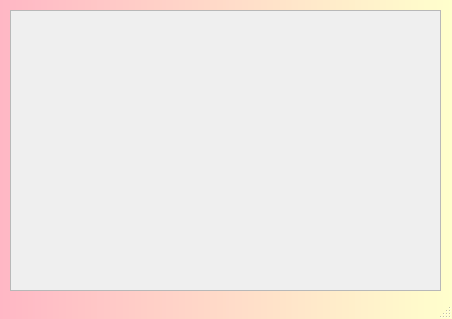
<?xml version="1.0" encoding="UTF-8"?>
<ui version="4.0">
 <class>window_logs</class>
 <widget class="QMainWindow" name="window_logs">
  <property name="geometry">
   <rect>
    <x>0</x>
    <y>0</y>
    <width>452</width>
    <height>319</height>
   </rect>
  </property>
  <property name="windowTitle">
   <string>MainWindow</string>
  </property>
  <property name="styleSheet">
   <string notr="true">QMainWindow {
    background: qlineargradient(spread:pad, x1:0, y1:0, x2:1, y2:0, stop:0 rgba(255, 183, 197, 255), stop:1 rgba(255, 255, 204, 255));
    border-radius: 15px;
}</string>
  </property>
  <widget class="QWidget" name="centralwidget">
   <widget class="QTextEdit" name="text_log">
    <property name="enabled">
     <bool>false</bool>
    </property>
    <property name="geometry">
     <rect>
      <x>10</x>
      <y>10</y>
      <width>431</width>
      <height>281</height>
     </rect>
    </property>
    <property name="font">
     <font>
      <pointsize>14</pointsize>
     </font>
    </property>
    <property name="styleSheet">
     <string notr="true">QTextEdit {
    background: qlineargradient(spread:pad, x1:0, y1:0, x2:1, y2:0, stop:0 rgba(255, 153, 173, 255), stop:1 rgba(255, 245, 204, 255));
    border-radius: 15px;
}

QTextEdit &gt; QWidget &gt; QWidget {
    background: transparent;
}</string>
    </property>
   </widget>
  </widget>
  <widget class="QMenuBar" name="menubar">
   <property name="geometry">
    <rect>
     <x>0</x>
     <y>0</y>
     <width>452</width>
     <height>26</height>
    </rect>
   </property>
  </widget>
  <widget class="QStatusBar" name="statusbar"/>
 </widget>
 <resources/>
 <connections/>
</ui>
